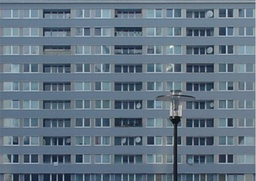
#> input picture fw_variants/nonconvex_nonsmooth/house.jpg, 256 x 181 px, shrunk from 1077 x 763 before the run
$ jupyter execute --allow-errors robustpca_sparse.ipynb
#> lines starting #> are read from the running program, lines starting #| are printed output that depends on the picture; after the words box and inside, x2 and y2 are one past the last pixel; in counts of white or black regions, pixels touching at a corner belong together
### fw_variants/nonconvex_nonsmooth/fw_functions.py
from scipy.sparse.linalg import svds
from scipy.sparse.linalg import eigsh
import numpy as np
from tqdm import tqdm
import matplotlib.pyplot as plt

def moreau_gradient(X, prox, beta):
    """
    Gradient of the moreau envelope using the prox
    """
    return (1./beta)*(X - prox(X, beta))

def general_lmo(gradient, radius, constraint_set):
    if constraint_set == "l1_ball":
        # Implement LMO for L1 ball
        # Handle both vector and matrix inputs
        index_flat = np.argmax(np.abs(gradient))
        index_multi = np.unravel_index(index_flat, gradient.shape)
        s = np.zeros_like(gradient)
        s[index_multi] = np.sign(gradient[index_multi])
        s = -radius * s
        return s
    elif constraint_set == "nuclear_norm_ball":
        # Implement LMO for nuclear norm ball
        # Assume gradient is a matrix
        u, _, vt = svds(gradient, k=1)
        s = -radius * np.outer(u, vt)
        return s
    elif constraint_set == "psd_trace":
        # Implement LMO for PSD matrices with bounded trace norm
        _, u = eigsh(gradient, k=1, which='LM')
        s = -radius * np.outer(u, u)
        return s
    elif constraint_set == "l2_ball":
        # Implement LMO for L2 ball
        # Handle both vector and matrix inputs
        gradient_norm = np.linalg.norm(gradient)
        if gradient_norm > 0:
            s = -radius * gradient / gradient_norm
        else:
            # Handle the case when the gradient is zero
            s = np.zeros_like(gradient)
        return s
    else:
        raise ValueError(f"Unsupported constraint set: {constraint_set}")

def create_lmo(radius, constraint_set):
    def lmo(gradient):
        return general_lmo(gradient, radius, constraint_set)
    return lmo

class ObjectiveFunction:
    def __init__(self):
        pass

    def evaluate(self, x):
        raise NotImplementedError

    def gradient(self, x):
        raise NotImplementedError

    def linear_operator(self, x):
        raise NotImplementedError

    def linear_operator_adjoint(self, x):
        raise NotImplementedError

    def minimal_norm_selection(self, x):
        raise NotImplementedError

class FrankWolfe:
    def __init__(self, objective_fn, lmo_fn, prox_fn, objective_type):
        self.objective = objective_fn
        self.lmo = lmo_fn
        self.prox = prox_fn
        self.objective_type = objective_type
        self.x = None
        self.func_vals = None
        self.ns_gaps = None
        self.gaps = None

    def run(self, x0, beta0 = 1.0, n_steps = int(1e2)):
        self.x = x0
        self.func_vals = np.zeros(n_steps)
        self.gaps = np.zeros(n_steps)
        self.ns_gaps = np.zeros(n_steps)

        for i in tqdm(range(n_steps), desc="Frank-Wolfe Progress"):
            beta = beta0 / np.log(i + 2)
            step_size = 2.0 / np.sqrt((i + 2))

            grad = self.objective.gradient(self.x)
            Tx = self.objective.linear_operator(self.x)
            moreau_grad = self.objective.linear_operator_adjoint(moreau_gradient(Tx, self.prox, beta))
            combined_grad = grad + moreau_grad

            direction = self.lmo(combined_grad)

            gap = np.sum(combined_grad * (self.x - direction))
            self.gaps[i] = gap

            func_val = self.objective.evaluate(self.x)
            self.func_vals[i] = func_val

            if self.objective_type == "indicator":
                # Implement the ns_gap calculation you want here
                # ns_gap = 0.5 * np.linalg.norm(beta * moreau_grad.flatten()) ** 2
                ns_gap = 0.5 * np.linalg.norm((self.x - self.prox(self.x, beta)).flatten()) ** 2
            elif self.objective_type == "lipschitz":
                ns_grad = self.objective.linear_operator_adjoint(self.objective.minimal_norm_selection(Tx))
                combined_ns_grad = grad + ns_grad
                ns_direction = self.lmo(combined_ns_grad)
                ns_gap = np.sum(combined_ns_grad * (self.x - ns_direction))
            else:
                raise ValueError(f"Unknown objective type: {self.objective_type}")

            self.ns_gaps[i] = ns_gap

            self.x = (1 - step_size) * self.x + step_size * direction

        return self.x

    def plot_convergence(self):
        gaps = self.gaps
        n_steps = len(gaps)
        min_gaps = np.zeros(n_steps)
        avg_gaps = np.zeros(n_steps)
        min_gaps[0] = gaps[0]
        avg_gaps[0] = gaps[0]

        for i in range(1, n_steps):
            # Update min_gaps and avg_gaps using online update
            min_gaps[i] = min(gaps[i], min_gaps[i-1])
            avg_gaps[i] = avg_gaps[i-1] + (gaps[i] - avg_gaps[i-1]) / (i + 1)

        fig, axs = plt.subplots(1, 3, figsize=(20, 6))

        if self.objective_type == "indicator":
            middle_title = r"Squared distance to feasible region $\mathcal{D}$"
            middle_label = r"$\frac{1}{2}\mathrm{dist}_{\mathcal{D}}$"
            middle_data = self.ns_gaps
        elif self.objective_type == "lipschitz":
            middle_title = "Difference in gaps"
            middle_label = "gaps - ns_gaps"
            middle_data = self.gaps - self.ns_gaps
        else:
            ValueError(f"Unknown objective type: {self.objective_type}")

        # Plot functional values
        axs[0].plot(range(n_steps), self.func_vals, label=r'Functional values')
        axs[0].plot(range(0, n_steps), np.sqrt(n_steps + 1) * (1.1 * self.func_vals[n_steps//2]) / np.sqrt(np.array(range(1, n_steps + 1))), '--', label=r'$O\left(k^{-1/2}\right)$')
        axs[0].set_title(r'Functional values')
        axs[0].set_xlabel('Iterations')
        axs[0].set_ylabel('Functional Values')
        axs[0].legend()

        # Plot feasibility
        axs[1].plot(range(n_steps), middle_data, label=middle_label)
        axs[1].set_title(middle_title)
        axs[1].set_xlabel('Iterations')
        axs[1].set_ylabel(middle_label)
        axs[1].legend()

        # Plot gaps
        axs[2].semilogy(range(n_steps), self.gaps, label='Smoothed Gaps', linewidth=3)
        axs[2].semilogy(range(n_steps), min_gaps, label='Min (Smoothed Gaps)')
        axs[2].semilogy(range(n_steps), avg_gaps, label='Avg (Smoothed Gaps)')
        if self.objective_type == "lipschitz":
            axs[2].semilogy(range(n_steps), self.ns_gaps, label='Nonsmooth Gaps')
        axs[2].semilogy(range(0, n_steps), np.sqrt(n_steps + 1) * (1.1 * avg_gaps[n_steps//2]) / np.sqrt(np.array(range(1, n_steps + 1))), '--', label=r'$O\left(k^{-1/2}\right)$')
        axs[2].set_title(r'Smoothed gaps $\sup_{s\in \mathcal{C}}\ \left\langle -\nabla \phi_k(x_k), s-x_k\right\rangle$')
        axs[2].set_xlabel('Iterations')
        axs[2].set_ylabel('FW Gaps')
        axs[2].legend()

        # Adjust spacing and alignment
        plt.tight_layout()
        fig.subplots_adjust(top=0.88)  # Adjust the top spacing

        # Add a common title for the entire figure
        fig.suptitle('Algorithm Convergence Analysis', fontsize=16, fontweight='bold')

        plt.show()

### Prox type functions ############################################

# [5 lines left out: function proj_nonneg, not called in this run]

def proj_cube(U):
    return np.clip(U, 0, 1)

def soft_thresh(U, beta):
    return np.sign(U) * np.maximum(np.abs(U) - beta, 0)

def l1_minimal_norm_selection(U):
    """
    U is a numpy array representing a matrix that we are going to compute the minimal norm selection of the l1 subdifferential at.
    """
    return np.sign(U)

### fw_variants/nonconvex_nonsmooth/robustpca_sparse.ipynb
# Robust PCA
## Problem

We want to solve

$$\min\limits_{X\in\mathbb{R}^{n\times m}} f(X) + \|X\|_1$$
where
$$\mathcal{C} = \{U\in\mathbb{R}^{n\times m}\colon \|U\|_*\leq \rho\}$$

is the set of $n\times m$ matrices with nuclear norm less than $\rho$.

We will take

$$f(X) := \sum\limits_{i,j\in [[p,q]]}f_0(\mathcal{A}(X)_{i,j} - b_{i,j})$$

for some linear operator $\mathcal{A}\colon\mathbb{R}^{n\times m}\to \mathbb{R}^{p\times q}$ which gives us the observed pixels in the form of a subimage of size $p\times q$ and for the function $f_0\colon\mathbb{R}\to\mathbb{R}$ given by

$$f_0(x) = \frac{x^2}{2\delta^2 + x^2}$$

for some small $\delta>0$.

The derivative of $f_0$ is given by

$$f_0'(x) = \frac{4\delta^2 x}{(2\delta^2 + x^2)^2}$$

The nonsmooth function $g$ will be taken to be

$$g(X) = \iota_{[0,1]^{n\times m}}(X)$$

whose projection is just clamping componentwise to $[0,1]$.

[cell 1]
import numpy as np
import fw_functions as fw
from PIL import Image
import matplotlib.pyplot as plt

[cell 2]
# Load the grayscale image
image = np.array(Image.open('house.jpg').convert('L')) / 255
# Get the dimensions of the image
height, width = image.shape
#> height = 181; width = 256

[cell 3]
# Create a mask for inpainting
observed_indices_mask = np.zeros((height, width), dtype=bool)
p = int(0.9 * height)
#> p = 162
q = int(0.9 * width)
#> q = 230
num_observed_pixels = p * q
#> num_observed_pixels = 37260
# Draw random subset of pixels
observed_indices = np.random.choice(height * width, num_observed_pixels, replace=False)
rows, cols = np.unravel_index(observed_indices, (height, width))
# Set the selected pixels in the mask to True
observed_indices_mask[rows, cols] = True
observations = image[observed_indices_mask]

[cell 4]
# Create a mask for inpainting
observed_indices_mask = np.ones((height, width), dtype=bool)

# Generate 25 squares of size 5x5
num_squares = 100
square_size = 20

num_observed_pixels = num_squares * (square_size**2)

for _ in range(num_squares):
    # Randomly select the top-left corner of the square
    top_left_row = np.random.randint(0, height - square_size + 1)
    top_left_col = np.random.randint(0, width - square_size + 1)

    # Create a slice for the square region
    square_slice = np.s_[top_left_row:top_left_row+square_size, top_left_col:top_left_col+square_size]

    # Set the pixels in the square region to False (masked)
    observed_indices_mask[square_slice] = False
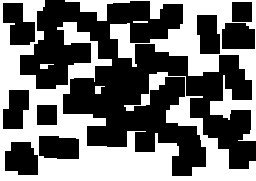
#> observed_indices_mask: shape (181, 256) bool; 43.4% white; 5 white regions, box (x1, y1, x2, y2) and area: (0, 0, 256, 181) 13906, (65, 0, 256, 141) 6091, (95, 86, 105, 94) 52, (40, 64, 54, 69) 46, (133, 21, 148, 23) 30

observations = image[observed_indices_mask]

[cell 5]
# Create a copy of the image for adding noise
noisy_image = np.copy(image)
# Apply salt and pepper noise with density 1/10
noise_density = 0.1
num_salt = np.ceil(noise_density * num_observed_pixels)
num_pepper = num_salt
# Add salt noise (white pixels) to the observed pixels
salt_indices = np.random.choice(num_observed_pixels, int(num_salt), replace=False)
#> (the rest of this cell did not finish here and is left out)

[cell 6]
# Create a copy of the image for adding noise
noisy_image = np.copy(image)

# Apply salt and pepper noise with density 1/10
noise_density = 0.1

# Compute the total number of pixels in the observed squares
num_observed_pixels = np.sum(observed_indices_mask)
#> num_observed_pixels = 20125

# Compute the number of salt and pepper pixels based on the noise density
num_salt = np.ceil(noise_density * num_observed_pixels)
#> num_salt = 2013
num_pepper = num_salt
#> num_pepper = 2013

# Find the indices of the observed pixels in the squares
observed_indices = np.nonzero(observed_indices_mask)

# Randomly select pixels for salt noise within the observed squares
salt_indices = np.random.choice(np.arange(num_observed_pixels), int(num_salt), replace=False)
salt_rows, salt_cols = observed_indices[0][salt_indices], observed_indices[1][salt_indices]
noisy_image[salt_rows, salt_cols] = 1.0

# Randomly select pixels for pepper noise within the observed squares
pepper_indices = np.random.choice(np.arange(num_observed_pixels), int(num_pepper), replace=False)
pepper_rows, pepper_cols = observed_indices[0][pepper_indices], observed_indices[1][pepper_indices]
noisy_image[pepper_rows, pepper_cols] = 0.0
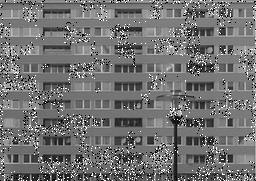
#> noisy_image: shape (181, 256) float64; min 0, max 1, mean 0.447

[cell 7]
# Display the original image, noisy image, mask, and masked noisy image
fig, axs = plt.subplots(1, 4, figsize=(15, 5))
axs[0].imshow(image, cmap='gray')
axs[0].set_title('Original Image')
axs[0].axis('off')
axs[1].imshow(noisy_image, cmap='gray')
axs[1].set_title('Noisy Image')
axs[1].axis('off')
axs[2].imshow(observed_indices_mask, cmap='gray')
axs[2].set_title('Mask')
axs[2].axis('off')
axs[3].imshow(noisy_image * observed_indices_mask, cmap='gray')  # Multiply noisy_image with mask
axs[3].set_title('Masked Noisy Image')
axs[3].axis('off')
plt.tight_layout()
plt.show()
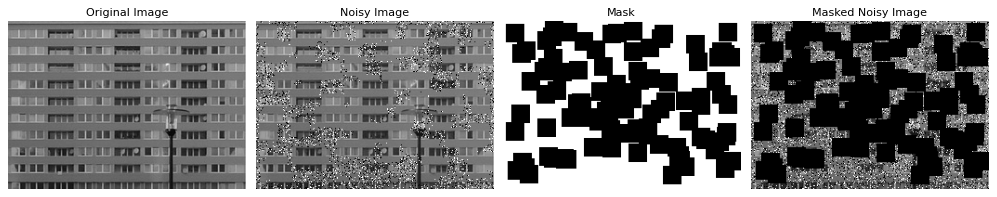
#> figure drawn by matplotlib, 4 panels
plt.close()  # Close the figure after displaying it

[cell 8]
class RobustPCAObjective(fw.ObjectiveFunction):
    def __init__(self, delta, observed_indices_mask, observations):
        self.delta = delta
        self.observed_indices_mask = observed_indices_mask
        self.observations = observations

    def evaluate(self, X):
        X_observed = X[self.observed_indices_mask]
        diff = X_observed - self.observations
        return (diff**2/(2*(self.delta**2) + diff**2)).sum()

    def gradient(self, X):
        X_observed = X[self.observed_indices_mask]
        diff = X_observed - self.observations
        grad_observed = 4 * diff * (self.delta ** 2) / ((2 * (self.delta ** 2) + (diff ** 2)) ** 2)
        grad = np.zeros_like(X)
        grad[self.observed_indices_mask] = grad_observed
        return grad

    def linear_operator(self, X):
        return X

    def linear_operator_adjoint(self, X):
        return X

    def minimal_norm_selection(self, X):
        return fw.l1_minimal_norm_selection(X)

[cell 9]
observations = noisy_image[observed_indices_mask]
X0 = np.zeros_like(image)
#X0[observed_indices_mask] = observations

delta = 1.0

[cell 10]
# Create the LMO function
radius = 2.0 * np.linalg.norm(image, ord='nuc')
#> radius = 375.1
constraint_set = 'nuclear_norm_ball'
lmo_fn = fw.create_lmo(radius, constraint_set)

# Create the prox function
def prox_fn(X, beta):
    return fw.soft_thresh(X, beta)

# Initialize the objective
objective_fn = RobustPCAObjective(delta, observed_indices_mask, observations)
objective_type = 'lipschitz'

# Create an instance of the FrankWolfe class
RobustPCA = fw.FrankWolfe(objective_fn, lmo_fn, prox_fn, objective_type)

[cell 11]
# Run the algorithm
sol = RobustPCA.run(X0, beta0=1e0, n_steps=int(1e3))
#> in run, `self.x = x0`: self.x: shape (181, 256) float64; every value is 0
#> the loop in run, `for i in tqdm(range(n_steps), desc="Frank-Wolfe Progress"):` made 1000 passes
#> (gap, func_val, ns_gap) on passes 1 to 12: (12788.7, 2118.4, 12788.7), (202312.6, 12877.3, 202603.7), (199431, 16146.8, 199431), (188016.4, 9163.8, 188016.4), (160401.9, 12659.9, 160401.9), (159942.5, 4452.4, 159942.5), (147069.3, 10646.9, 147069.3), (143143.7, 2550.6, 143143.7), (139854.3, 9326.5, 139854.3), (131903, 1652.1, 131903), (135034.9, 8384.2, 135034.9), (123937, 1180.7, 123937)
#> (gap, func_val) on pass 100: (70259.5, 1037.8)
#> pass 1, in run, `grad = self.objective.gradient(self.x)`:
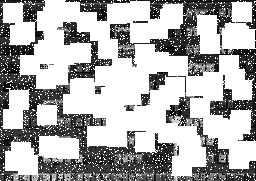
#> grad: shape (181, 256) float64; min -0.459, max 0, mean -0.142; drawn with min black and max white
#> pass 1, in general_lmo, `s = -radius * np.outer(u, vt)`:
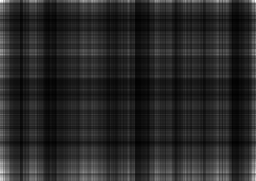
#> s: shape (181, 256) float64; min 0.411, max 8.01, mean 1.59; drawn with min black and max white
#> after the loop in run, `for i in tqdm(range(n_steps), desc="Frank-Wolfe Progress"):`:
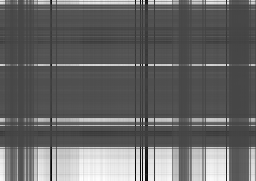
#> Tx: shape (181, 256) float64; min -0.0688, max 0.178, mean 0.0306; drawn with min black and max white
#> after the loop in run, `for i in tqdm(range(n_steps), desc="Frank-Wolfe Progress"):`:
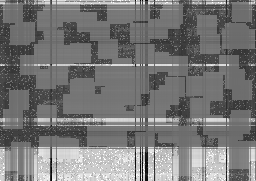
#> combined_grad: shape (181, 256) float64; min -0.888, max 1.17, mean 0.0772; drawn with min black and max white
#> after the loop in run, `for i in tqdm(range(n_steps), desc="Frank-Wolfe Progress"):`:
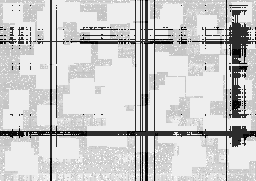
#> combined_ns_grad: shape (181, 256) float64; min -1.46, max 1.17, mean 0.631; drawn with min black and max white
#> after the loop in run, `for i in tqdm(range(n_steps), desc="Frank-Wolfe Progress"):`:
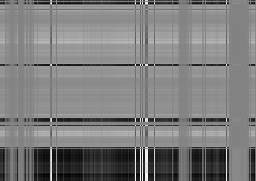
#> self.x: shape (181, 256) float64; min -0.18, max 0.172, mean -0.00748; drawn with min black and max white
#> after the loop in run, `for i in tqdm(range(n_steps), desc="Frank-Wolfe Progress"):`: self.func_vals = 1000 values, max 16146.8 at index 2, min 560.2 at index 25, mean 2228.8; self.gaps = 1000 values, max 202312.6 at index 1, min 12788.7 at index 0, mean 52436.1; self.ns_gaps = 1000 values, max 202603.7 at index 1, min 12788.7 at index 0, mean 81169.9

[cell 12]
# Plot the convergence results
RobustPCA.plot_convergence()
#> in plot_convergence, `gaps = self.gaps`: gaps has the same summary as self.gaps in run
#> in plot_convergence, `n_steps = len(gaps)`: n_steps = 1000
#> after the loop in plot_convergence, `for i in range(1, n_steps):`: avg_gaps = 1000 values, max 153815.5 at index 5, min 12788.7 at index 0, mean 73240.5; min_gaps = 1000 values from 12788.7 to 12788.7
#> in plot_convergence, `middle_data = self.gaps - self.ns_gaps`: middle_data = 1000 values, max 2.91e-11 at index 6, min -41725.3 at index 999, mean -28733.8
#> in plot_convergence, `plt.show()`:
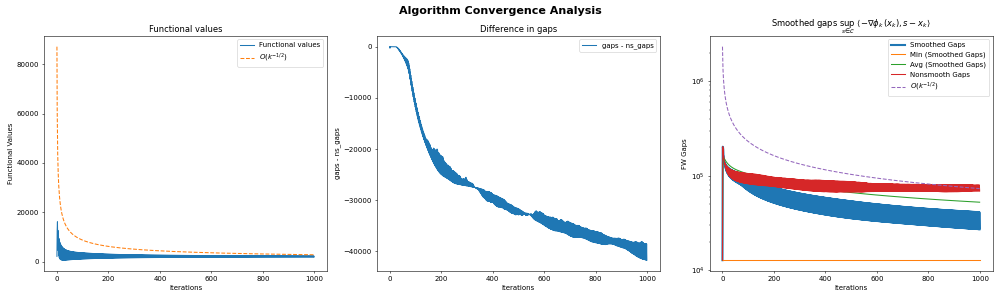
#> figure drawn by matplotlib, 3 panels; panel 1: curve peaks at x = 2, y = 16146.8; panel 1: curve peaks at x = 0, y = 87160.4; panel 2: curve peaks at x = 6, y = 2.91e-11; panel 3: curve peaks at x = 1, y = 202312.6

[cell 13]
# Display the original image and the solution
fig, axs = plt.subplots(1, 3, figsize=(15, 5))
axs[0].imshow(image, cmap='gray')
axs[0].set_title('Original Image')
axs[0].axis('off')
axs[1].imshow(noisy_image, cmap='gray')
axs[1].set_title('Noisy Image')
axs[1].axis('off')
axs[2].imshow(sol, cmap='gray')
axs[2].set_title('Recovered Image')
axs[2].axis('off')
plt.tight_layout()
plt.show()
plt.close()  # Close the figure after displaying it

$ run again, with fw_variants/nonconvex_nonsmooth/parrot.png saved as fw_variants/nonconvex_nonsmooth/house.jpg
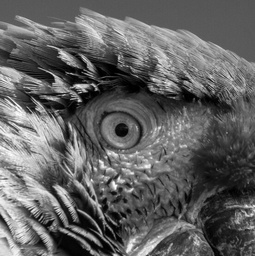
#> input picture fw_variants/nonconvex_nonsmooth/parrot.png, 255 x 256 px, shrunk from 512 x 514 before the run
#> after the loop `for _ in range(num_squares):`:
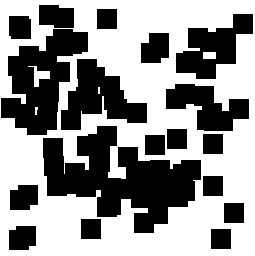
#> observed_indices_mask: shape (256, 255) bool; 57.3% white; 18 black regions, largest, box (x1, y1, x2, y2) and area: (43, 126, 201, 233) 8641, (1, 29, 88, 135) 4919, (61, 59, 147, 130) 3173
#> radius = 942.8
#> the loop in run, `for i in tqdm(range(n_steps), desc="Frank-Wolfe Progress"):` made 1000 passes
#> (gap, func_val, ns_gap) on passes 1 to 8: (43097.8, 3641.5, 43097.8), (567267.7, 33094.1, 567545.9), (574207.8, 35047.7, 574207.8), (504561.6, 31478, 504561.6), (450609.9, 31619.8, 450609.9), (452057.4, 25354.8, 452057.4), (413770.5, 28806, 413770.5), (436653.4, 20333.6, 436653.4)
#> after the loop in run, `for i in tqdm(range(n_steps), desc="Frank-Wolfe Progress"):`: self.func_vals = 1000 values, max 35047.7 at index 2, min 1424.9 at index 123, mean 4573.7; self.gaps = 1000 values, max 574207.8 at index 2, min 43097.8 at index 0, mean 262296.1; self.ns_gaps = 1000 values, max 574207.8 at index 2, min 43097.8 at index 0, mean 276302.6
#> gaps has the same summary as self.gaps in run
#> n_steps = 1000
#> after the loop in plot_convergence, `for i in range(1, n_steps):`: avg_gaps = 1000 values, max 431967 at index 5, min 43097.8 at index 0, mean 296893.1; min_gaps = 1000 values from 43097.8 to 43097.8
#> middle_data = 1000 values, max 1.75e-10 at index 6, min -43542.2 at index 999, mean -14006.5
#> in plot_convergence, `plt.show()`:
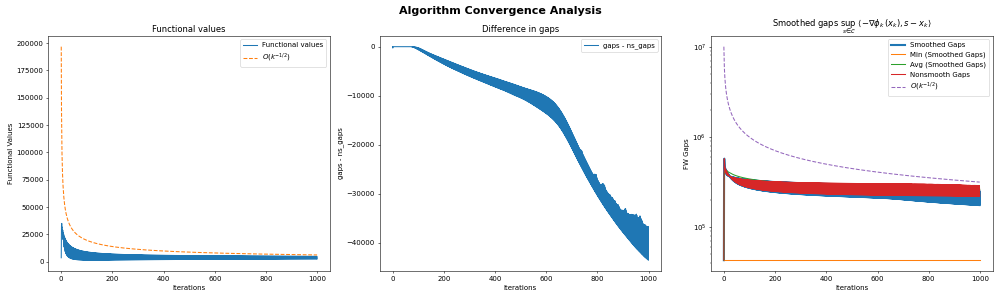
#> figure drawn by matplotlib, 3 panels; panel 1: curve peaks at x = 2, y = 35047.7; panel 1: curve peaks at x = 0, y = 196670.7; panel 2: curve peaks at x = 6, y = 1.75e-10; panel 3: curve peaks at x = 2, y = 574207.8
